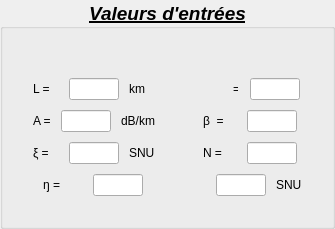
              <widget class="QGroupBox" name="groupBox_12">
               <property name="sizePolicy">
                <sizepolicy hsizetype="Expanding" vsizetype="Expanding">
                 <horstretch>0</horstretch>
                 <verstretch>0</verstretch>
                </sizepolicy>
               </property>
               <property name="minimumSize">
                <size>
                 <width>0</width>
                 <height>0</height>
                </size>
               </property>
               <property name="maximumSize">
                <size>
                 <width>16777215</width>
                 <height>16777215</height>
                </size>
               </property>
               <property name="font">
                <font>
                 <pointsize>14</pointsize>
                 <weight>75</weight>
                 <italic>true</italic>
                 <bold>true</bold>
                 <underline>true</underline>
                </font>
               </property>
               <property name="styleSheet">
                <string notr="true">#groupBox_12{
	background-color: qlineargradient(spread:pad, x1:0.58371, y1:0.437, x2:1, y2:0, stop:0 rgba(210, 211, 206, 255), stop:1 rgba(255, 255, 255, 255));
border-radius: 30px ;
}
</string>
               </property>
               <property name="title">
                <string>Valeurs d'entrées</string>
               </property>
               <property name="alignment">
                <set>Qt::AlignCenter</set>
               </property>
               <layout class="QHBoxLayout" name="horizontalLayout_11">
                <property name="topMargin">
                 <number>30</number>
                </property>
                <item>
                 <widget class="QWidget" name="widget_5" native="true">
                  <property name="maximumSize">
                   <size>
                    <width>16777215</width>
                    <height>16777215</height>
                   </size>
                  </property>
                  <property name="styleSheet">
                   <string notr="true">*{
background: none;
}</string>
                  </property>
                  <layout class="QVBoxLayout" name="verticalLayout_16">
                   <item>
                    <layout class="QVBoxLayout" name="verticalLayout_10">
                     <property name="spacing">
                      <number>10</number>
                     </property>
                     <property name="leftMargin">
                      <number>10</number>
                     </property>
                     <property name="topMargin">
                      <number>10</number>
                     </property>
                     <property name="rightMargin">
                      <number>10</number>
                     </property>
                     <property name="bottomMargin">
                      <number>10</number>
                     </property>
                     <item>
                      <layout class="QHBoxLayout" name="horizontalLayout_12">
                       <item>
                        <widget class="QLabel" name="label">
                         <property name="maximumSize">
                          <size>
                           <width>30</width>
                           <height>16777215</height>
                          </size>
                         </property>
                         <property name="text">
                          <string>L = </string>
                         </property>
                        </widget>
                       </item>
                       <item>
                        <widget class="QLineEdit" name="longeur_2">
                         <property name="maximumSize">
                          <size>
                           <width>50</width>
                           <height>16777215</height>
                          </size>
                         </property>
                        </widget>
                       </item>
                       <item>
                        <widget class="QLabel" name="label_9">
                         <property name="maximumSize">
                          <size>
                           <width>50</width>
                           <height>16777215</height>
                          </size>
                         </property>
                         <property name="text">
                          <string>km</string>
                         </property>
                        </widget>
                       </item>
                      </layout>
                     </item>
                     <item>
                      <layout class="QHBoxLayout" name="horizontalLayout_27">
                       <item>
                        <widget class="QLabel" name="label_2">
                         <property name="maximumSize">
                          <size>
                           <width>30</width>
                           <height>16777215</height>
                          </size>
                         </property>
                         <property name="text">
                          <string>A =</string>
                         </property>
                        </widget>
                       </item>
                       <item>
                        <widget class="QLineEdit" name="Attenuation">
                         <property name="maximumSize">
                          <size>
                           <width>50</width>
                           <height>16777215</height>
                          </size>
                         </property>
                        </widget>
                       </item>
                       <item>
                        <widget class="QLabel" name="label_13">
                         <property name="maximumSize">
                          <size>
                           <width>50</width>
                           <height>16777215</height>
                          </size>
                         </property>
                         <property name="text">
                          <string>dB/km</string>
                         </property>
                        </widget>
                       </item>
                      </layout>
                     </item>
                     <item>
                      <layout class="QHBoxLayout" name="horizontalLayout_28">
                       <item>
                        <widget class="QLabel" name="label_3">
                         <property name="maximumSize">
                          <size>
                           <width>30</width>
                           <height>16777215</height>
                          </size>
                         </property>
                         <property name="text">
                          <string>ξ =</string>
                         </property>
                        </widget>
                       </item>
                       <item>
                        <widget class="QLineEdit" name="xi">
                         <property name="maximumSize">
                          <size>
                           <width>50</width>
                           <height>16777215</height>
                          </size>
                         </property>
                        </widget>
                       </item>
                       <item>
                        <widget class="QLabel" name="label_38">
                         <property name="maximumSize">
                          <size>
                           <width>50</width>
                           <height>16777215</height>
                          </size>
                         </property>
                         <property name="text">
                          <string>SNU</string>
                         </property>
                        </widget>
                       </item>
                      </layout>
                     </item>
                     <item>
                      <layout class="QHBoxLayout" name="horizontalLayout_29">
                       <item>
                        <widget class="QLabel" name="label_4">
                         <property name="maximumSize">
                          <size>
                           <width>30</width>
                           <height>16777215</height>
                          </size>
                         </property>
                         <property name="text">
                          <string>ŋ =</string>
                         </property>
                        </widget>
                       </item>
                       <item>
                        <widget class="QLineEdit" name="eta">
                         <property name="maximumSize">
                          <size>
                           <width>50</width>
                           <height>16777215</height>
                          </size>
                         </property>
                        </widget>
                       </item>
                      </layout>
                     </item>
                    </layout>
                   </item>
                  </layout>
                 </widget>
                </item>
                <item>
                 <widget class="QWidget" name="widget_6" native="true">
                  <property name="sizePolicy">
                   <sizepolicy hsizetype="Expanding" vsizetype="Expanding">
                    <horstretch>0</horstretch>
                    <verstretch>0</verstretch>
                   </sizepolicy>
                  </property>
                  <property name="maximumSize">
                   <size>
                    <width>16777215</width>
                    <height>16777215</height>
                   </size>
                  </property>
                  <property name="styleSheet">
                   <string notr="true">*{
background: none;
}</string>
                  </property>
                  <layout class="QHBoxLayout" name="horizontalLayout_21">
                   <item>
                    <layout class="QVBoxLayout" name="verticalLayout_8">
                     <property name="spacing">
                      <number>10</number>
                     </property>
                     <property name="leftMargin">
                      <number>10</number>
                     </property>
                     <property name="topMargin">
                      <number>10</number>
                     </property>
                     <property name="rightMargin">
                      <number>10</number>
                     </property>
                     <property name="bottomMargin">
                      <number>10</number>
                     </property>
                     <item>
                      <layout class="QHBoxLayout" name="horizontalLayout_18">
                       <item>
                        <widget class="QLabel" name="label_7">
                         <property name="maximumSize">
                          <size>
                           <width>20</width>
                           <height>16777215</height>
                          </size>
                         </property>
                         <property name="text">
                          <string/>
                         </property>
                         <property name="pixmap">
                          <pixmap resource="feather/icons.qrc">:/images/2.png</pixmap>
                         </property>
                        </widget>
                       </item>
                       <item>
                        <widget class="QLabel" name="label_69">
                         <property name="maximumSize">
                          <size>
                           <width>5</width>
                           <height>16777215</height>
                          </size>
                         </property>
                         <property name="text">
                          <string>=</string>
                         </property>
                        </widget>
                       </item>
                       <item>
                        <widget class="QLineEdit" name="n_bks">
                         <property name="maximumSize">
                          <size>
                           <width>50</width>
                           <height>16777215</height>
                          </size>
                         </property>
                        </widget>
                       </item>
                      </layout>
                     </item>
                     <item>
                      <layout class="QHBoxLayout" name="horizontalLayout_19">
                       <item>
                        <widget class="QLabel" name="label_6">
                         <property name="maximumSize">
                          <size>
                           <width>30</width>
                           <height>16777215</height>
                          </size>
                         </property>
                         <property name="text">
                          <string>β  =</string>
                         </property>
                        </widget>
                       </item>
                       <item>
                        <widget class="QLineEdit" name="beta">
                         <property name="maximumSize">
                          <size>
                           <width>50</width>
                           <height>16777215</height>
                          </size>
                         </property>
                        </widget>
                       </item>
                      </layout>
                     </item>
                     <item>
                      <layout class="QHBoxLayout" name="horizontalLayout_20">
                       <item>
                        <widget class="QLabel" name="label_8">
                         <property name="maximumSize">
                          <size>
                           <width>30</width>
                           <height>16777215</height>
                          </size>
                         </property>
                         <property name="text">
                          <string>N =</string>
                         </property>
                        </widget>
                       </item>
                       <item>
                        <widget class="QLineEdit" name="Number_of_blocks">
                         <property name="maximumSize">
                          <size>
                           <width>50</width>
                           <height>16777215</height>
                          </size>
                         </property>
                        </widget>
                       </item>
                      </layout>
                     </item>
                     <item>
                      <layout class="QHBoxLayout" name="horizontalLayout_30">
                       <item>
                        <widget class="QLabel" name="label_5">
                         <property name="maximumSize">
                          <size>
                           <width>20</width>
                           <height>16777215</height>
                          </size>
                         </property>
                         <property name="styleSheet">
                          <string notr="true"/>
                         </property>
                         <property name="text">
                          <string/>
                         </property>
                         <property name="pixmap">
                          <pixmap resource="feather/icons.qrc">:/images/1.png</pixmap>
                         </property>
                        </widget>
                       </item>
                       <item>
                        <widget class="QLineEdit" name="v_el">
                         <property name="maximumSize">
                          <size>
                           <width>50</width>
                           <height>16777215</height>
                          </size>
                         </property>
                        </widget>
                       </item>
                       <item>
                        <widget class="QLabel" name="label_42">
                         <property name="maximumSize">
                          <size>
                           <width>50</width>
                           <height>16777215</height>
                          </size>
                         </property>
                         <property name="text">
                          <string>SNU</string>
                         </property>
                        </widget>
                       </item>
                      </layout>
                     </item>
                    </layout>
                   </item>
                  </layout>
                 </widget>
                </item>
               </layout>
              </widget>
